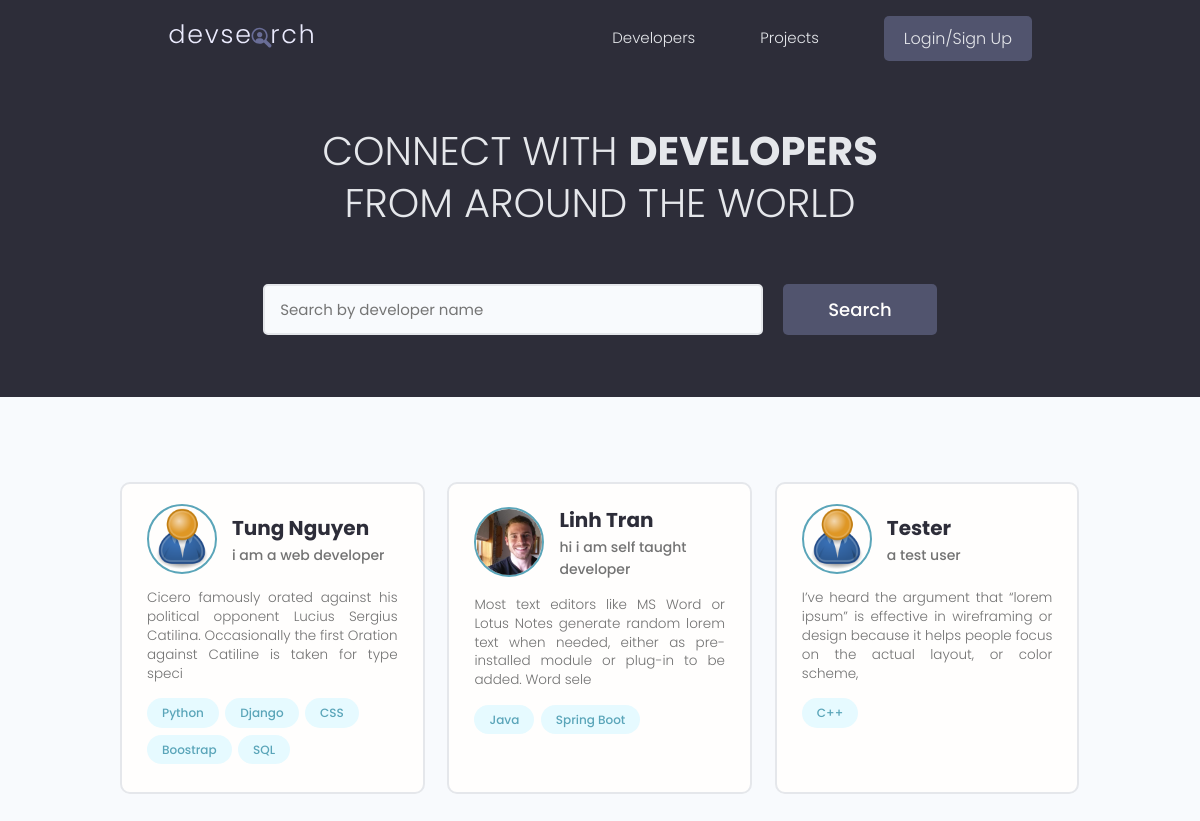
/profiles/?page=1, run on an earlier commit of the app's database.
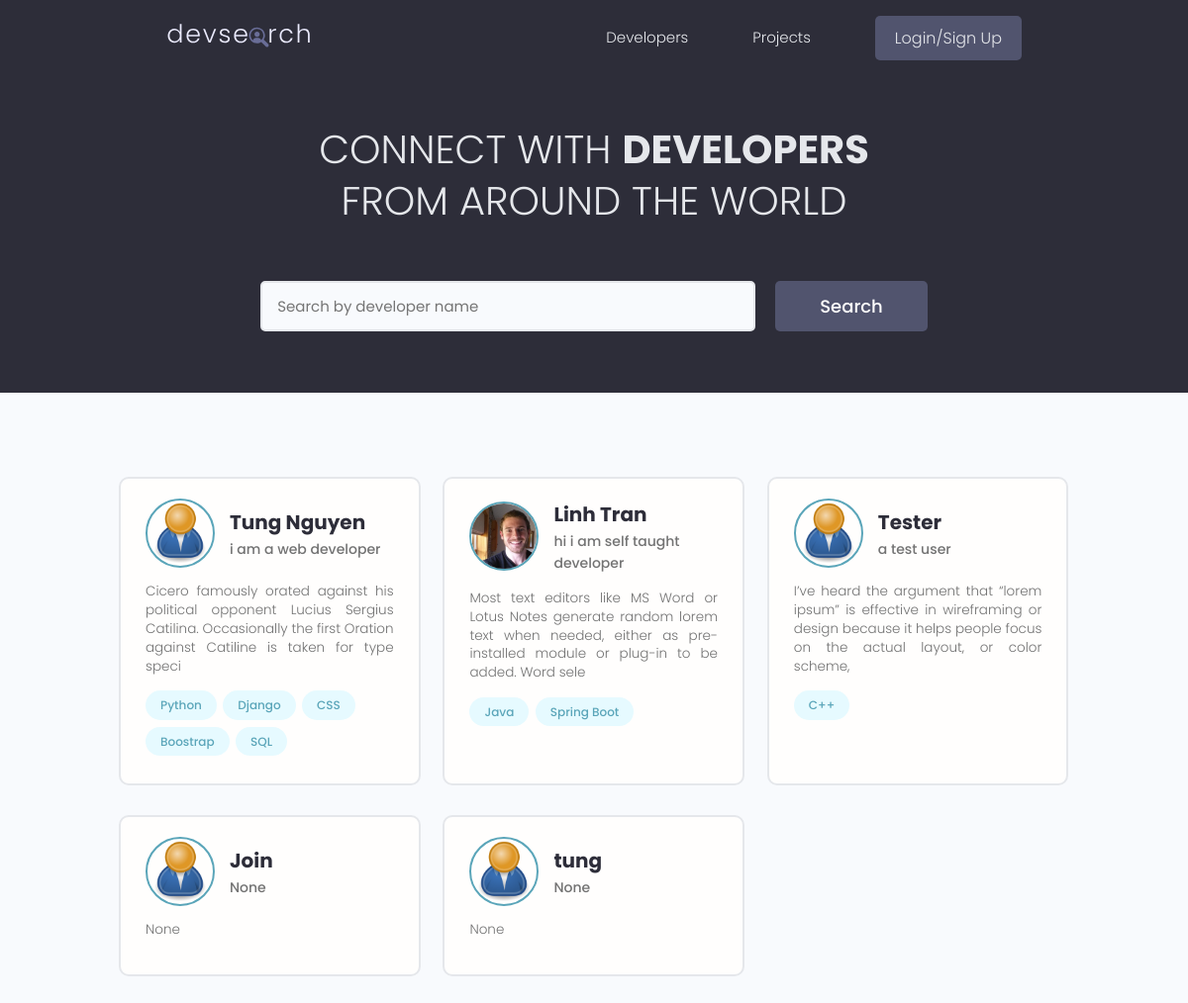
And on a later commit of the database.
### users/models.py (models this page shows, shortened)
class Profile(models.Model):
    user = models.OneToOneField(User,on_delete=models.CASCADE , null=True, blank= True)
    name = models.CharField(max_length=255, blank=True, null=True)
    email = models.EmailField(max_length=500 , blank=True, null=True)
    username = models.CharField(max_length=255, blank=True, null=True)
    location = models.CharField(max_length=255, blank=True, null=True)
    short_intro = models.CharField(max_length=255, blank=True , null=True)
    bio = models.TextField(blank=True,null=True)
    profile_image = models.ImageField(null=True , blank=True, upload_to='profiles/', default='profiles/user-default.png')
    social_github = models.CharField(max_length=255, blank=True, null=True)
    social_twitter = models.CharField(max_length=255, blank=True, null=True)
    social_linkedin = models.CharField(max_length=255, blank=True, null=True)
    social_youtube = models.CharField(max_length=255, blank=True, null=True)
    social_website = models.CharField(max_length=255, blank=True, null=True)
    created = models.DateTimeField(auto_now_add=True)
    id = models.UUIDField(default=uuid.uuid4, unique=True, primary_key=True, editable=False)
    class Meta:
        ordering = ['created']

class Skill(models.Model):
    owner = models.ForeignKey(Profile,on_delete=models.CASCADE, null=True,blank=True)
    name = models.CharField(max_length=255, blank=True, null=True)
    descriptions= models.TextField(null=True,blank=True)
    created = models.DateTimeField(auto_now_add=True)
    id = models.UUIDField(default=uuid.uuid4, unique=True, primary_key=True, editable=False)
    def __str__(self) -> str:
        return self.name

### users/views.py (the view)
# urls.py: path('', views.ProfileView, name='profile'),
def ProfileView(request):
    profiles , search_query = searchProfiles(request)
    profiles,paginator =paginationFunction(request,profiles,1)
    context={'profiles':profiles,'search_query':search_query,'paginator':paginator}
    return render(request,'users/profile.html',context)

### users/utils.py (called while the page is built)
def paginationFunction(request,profiles,result):
    page =request.GET.get('page')
    paginator = Paginator(profiles,result)
    try :
        projects = paginator.page(page)
    except PageNotAnInteger:
        page= 1
        profiles = paginator.page(page)
    except EmptyPage:
        page = paginator.projects.number()
        profiles= paginator.page(page)
    return profiles ,paginator

def searchProfiles(request):
    search_query=''
    if request.GET.get('search_query'):
        search_query = request.GET.get('search_query')
    skills = Skill.objects.filter(name__icontains=search_query)
    profiles = Profile.objects.distinct().filter(
        Q(name__icontains=search_query)|
        Q(short_intro__icontains=search_query)|
        Q(skill__in=skills)
        )
    return profiles,search_query

### users/templates/users/profile.html (shortened to what this page needs)
{% extends 'main.html' %}
{% block content %}
  <main class="home">
    <section class="hero-section text-center">
      <div class="container container--narrow">
        <div class="hero-section__box">
          <h2>CONNECT WITH <span>DEVELOPERS</span></h2>
          <h2>FROM AROUND THE WORLD</h2>
        </div>
        <div class="hero-section__search">
          <form class="form" action="{% url 'profile'%}" method="get">
            <div class="form__field">
              <input class="input input--text" id="formInput#search" type="text" name="search_query"
                placeholder="Search by developer name" />
            </div>
            <input class="btn btn--sub btn--lg" type="submit" value="Search" />
          </form>
        </div>
      </div>
    </section>
    <section class="devlist">
      <div class="container">
        <div class="grid grid--three">
          {%for profile in profiles %}
          <div class="column card">
            <div class="dev">
              <a href="{% url 'user-profile' profile.id %}" class="card__body">
                <div class="dev__profile">
                  <img class="avatar avatar--md" src="{{profile.profile_image.url}}" alt="image" />
                  <div class="dev__meta">
                    <h3>{{profile.name}}</h3>
                    <h5>{{profile.short_intro}}</h5>
                  </div>
                </div>
                <p class="dev__info">
                  {{profile.bio|slice:"150"}}
                </p>
                <div class="dev__skills">
                  {% for skill in profile.skill_set.all|slice:"5" %}
                  <span class="tag tag--pill tag--main">
                    <small>{{skill}}</small>
                  </span>
                  {% endfor %}
                </div>
              </a>
            </div>
          </div>
          {% endfor %}
        </div>
      </div>
    </section>
  </main>
{% endblock content %}

What changed in the data, as far as the page shows it:
added Profile: profile_image (placeholder picture), name "Join", short_intro "None", bio "None"
added Profile: profile_image (placeholder picture), name "tung", short_intro "None", bio "None"
